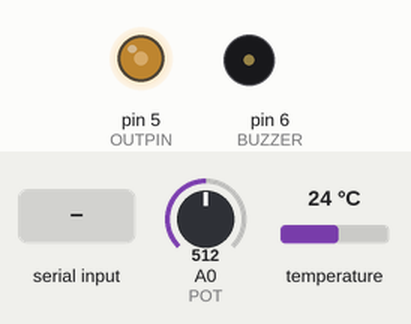
This sketch was run on a simulated Arduino Uno, built with avr-gcc and run on an emulated ATmega328P. On the bench: output pins drawn as LEDs (lit = HIGH), buzzer (waves = sounding). The test bench sets the inputs (shaded band); at power-on: A0 (POT) = 512, temperature 24 °C. What the sketch prints to the serial monitor is not drawn.

Above: at 1.2 s.
1.3 s: A0 (POT) set to 716
At 1.8 s:
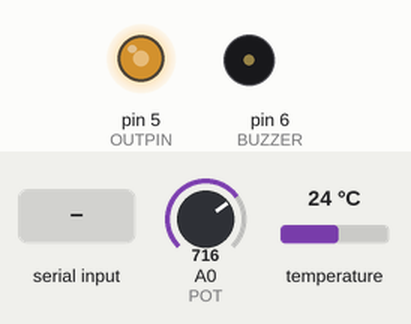
2.8 s: "ON\n" received over Serial
At 3.5 s:
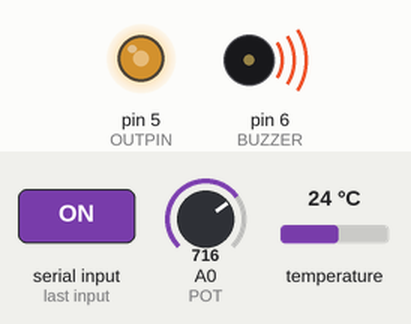
4.4 s: A0 (POT) set to 900
At 4.8 s:
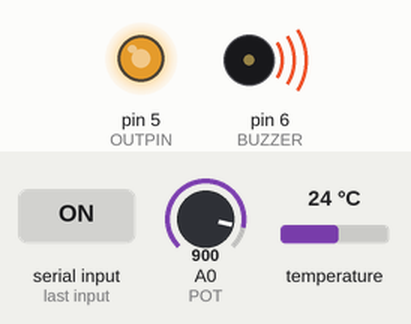
5.9 s: A0 (POT) set to 511
At 6.3 s:
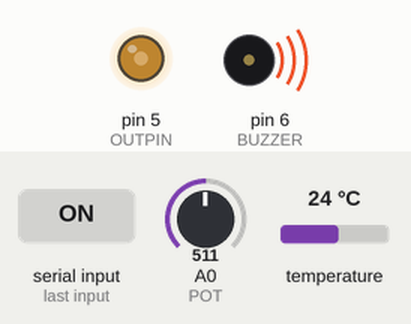
7.4 s: A0 (POT) set to 122
At 8.7 s:
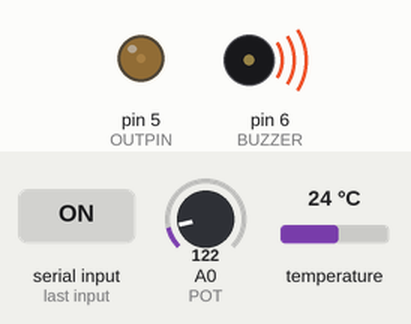
9.0 s: A0 (POT) set to 0
At 10.4 s:
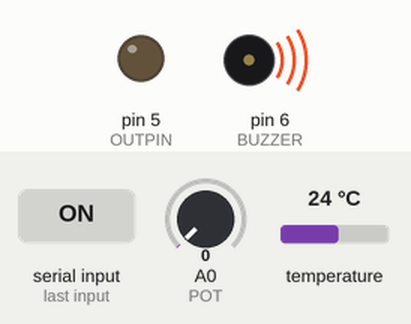
Timing chart, 0 to 11.5 s (numbered marks = the images above; inputs shaded):
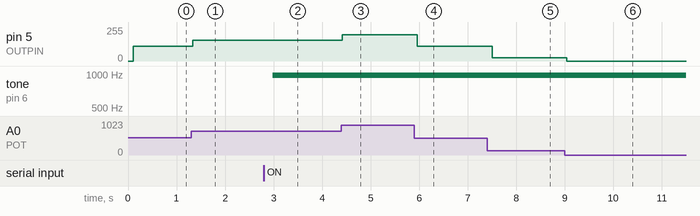

Measured:
- after the input at 1.3 s, pin 5 (OUTPIN): 112/255 → 157/255 at once
- after the input at 2.8 s, tone on pin 6 (BUZZER): silent → 977 Hz after 0.18 s
- after the input at 4.4 s, pin 5 (OUTPIN): 157/255 → 197/255 at once
- after the input at 5.9 s, pin 5 (OUTPIN): 197/255 → 112/255 after 0.06 s
- after the input at 7.4 s, pin 5 (OUTPIN): 112/255 → 26/255 after 0.10 s
- after the input at 9.0 s, pin 5 (OUTPIN): 26/255 → 0/255 at once

The sketch:

TEMP_CODE.ino
```cpp
#include <Adafruit_Sensor.h>
#include <DHT.h>
#include <DHT_U.h>

#define DHTPIN 2   //connect DHT 11 to pin 2
#define OUTPIN 5    // 5 is a PWM pin for Brightness control
#define POT  A0 // connect the potentiometer to A0
#define BUZZER  6 //Connect Buzzzer to pin 6


//#define ENABLE_DEBUG

#define DHTTYPE    DHT11     // DHT 11

String command;
int pot_read=0;
int led_brightness=0;
bool buzzer_state=false;
int buzzer_level=100; //Default cound level range 0 to 225
float temp=0;


#ifdef ENABLE_DEBUG

#define debugprint(A) Serial.print(A)
#define debugprintln(A) Serial.println(A)
#else
#define debugprint(A)
#define debugprintln(A)
#endif


DHT_Unified dht(DHTPIN, DHTTYPE);

uint32_t delayMS;

void setup() {
  Serial.begin(9600);

  pinMode(OUTPIN,OUTPUT);
  pinMode(BUZZER,OUTPUT);
  pinMode(POT,INPUT);

  // Initialize device.
  dht.begin();
    sensor_t sensor;
     dht.humidity().getSensor(&sensor);
     dht.temperature().getSensor(&sensor);
  delayMS = sensor.min_delay / 1000;
  debugprintln("Serial Monitor Started");
}

void loop() {
  // Delay between measurements.
  //delay(delayMS);
  delay(100);
  sensors_event_t event;
  dht.temperature().getEvent(&event);


   if (!isnan(event.temperature)) {
    temp=event.temperature;
  }
  Serial.println(temp);

  pot_read=analogRead(POT);
    led_brightness=map(pot_read,0,1024,0,225);
    debugprintln(led_brightness);
  analogWrite(OUTPIN,led_brightness);

  if(buzzer_state)
  {

analogWrite(BUZZER,constrain(buzzer_level,0,225));

  }


   if(Serial.available())
  {
    command=Serial.readStringUntil('\n');
    command.trim();
    if(command.equals("ON")){
    buzzer_state=true;
//    debugprintln("LED ON");
 // Serial.println("LED ON");

    }
    else if(command.equals("OFF")){

  digitalWrite(BUZZER,LOW);
   buzzer_state=false;
   //debugprintln("LED OFF");

   }
     else if(command.equals("UP")){

  buzzer_level+=50;

   }
    else if(command.equals("DOWN")){

  buzzer_level-=50;

   }
   else if (command.equals("DATA")){

  Serial.println(temp);
   }

   else
   {
    delay(1);
    }

  }
}
```
